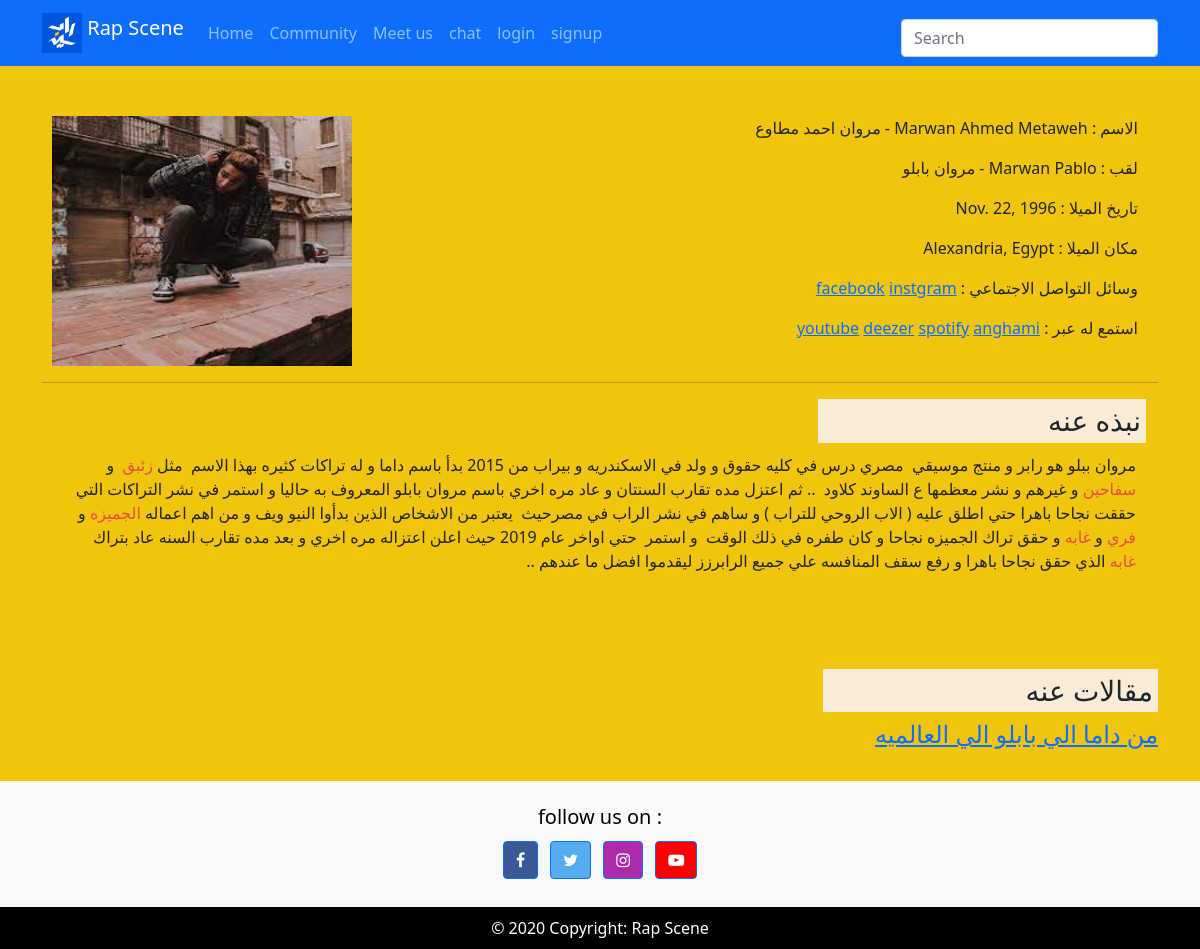
The app's page /rapper/1 with its own data.
### rapper/models.py (models this page shows, shortened)
class rapper(models.Model):
    name = models.CharField(max_length=50)
    nickname = models.CharField(max_length=50)
    img = models.ImageField()
    date_of_born = models.DateField()
    place_of_born = models.CharField(max_length=100)
    about_him = RichTextField()
    facebook = models.URLField( max_length=200 , blank=True)
    instgram = models.URLField( max_length=200 , blank=True)
    twitter = models.URLField( max_length=200 , blank=True)
    youtube = models.URLField( max_length=200 , blank=True)
    anghami = models.URLField( max_length=200 , blank=True)
    spotify = models.URLField( max_length=200 , blank=True)
    deezer = models.URLField( max_length=200 , blank=True)
    class Meta:
        verbose_name : "rapper"
        verbose_name_plural : "rappers"
    def __str__(self):
        return f"{self.name} || {self.nickname}"

class article(models.Model):
    title = models.CharField(max_length=50,null=True)
    img = models.ImageField(null=True)
    rapper =  models.ForeignKey(rapper, verbose_name="article", on_delete=models.CASCADE)
    article_content = RichTextField()
    created_dt = models.DateTimeField(auto_now_add=True,null=True)
    class Meta:
        verbose_name : "article"
        verbose_name_plural :"articles"

### rapper/views.py (the view)
# urls.py: path("rapper/<pk>", views.v_rapper_CLASSBASED.as_view(), name="v_rapper"),
class v_rapper_CLASSBASED(DetailView):
    model = rapper
    template_name = "v_rapper.html"
    context_object_name = 'result'
    def get_context_data(self, **kwargs):
        context = super(v_rapper_CLASSBASED,self).get_context_data(**kwargs)
        context['result_articals'] = article.objects.filter(rapper=self.kwargs["pk"])
        return context

### rapper/templates/v_rapper.html (shortened to what this page needs)
{% extends "main.html"%}
{% load static %}
{% block body%}
<div class="container" dir="rtl" style="margin-top: 40px;">
    <img src="/media/{{result.img}}" style="float:left;margin:10px;width:300px;height:250px">
    <div style="margin: 10px;padding:10px;" class="container" >
        <p> الاسم : {{result.name}}</p>
        <p> لقب : {{result.nickname}}</p>
        <p> تاريخ الميلا : {{result.date_of_born}}</p>
        <p> مكان الميلا :  {{result.place_of_born}}</p>
        <p>
            وسائل التواصل الاجتماعي :
        {% if result.facebook %}
            <a href="{{result.facebook}}">facebook</a>
        {% endif %}
        {% if result.instgram %}
            <a href="{{result.instgram}}">instgram</a>
        {% endif %}
        </p>
        <p>
            استمع له عبر :
        {% if result.youtube  %}
        <a href="{{result.youtube}}">youtube</a>
        {% endif %}
        {% if result.deezer  %}
        <a href="{{result.deezer}}">deezer</a>
        {% endif %}
        {% if result.spotify  %}
        <a href="{{result.spotify}}">spotify</a>
        {% endif %}
        {% if result.anghami  %}
        <a href="{{result.anghami}}">anghami</a>
        {% endif %}
        </p>
    </div>
    <hr>
    <div class="container">
        <p style="background-color: antiquewhite;width:30%; padding:5px;" class="h3">نبذه عنه</p>
        <div style="margin: 10px;">
            {{result.about_him|safe}}
        </div>
    </div>
    {% if result_articals %}
        <p style="background-color: antiquewhite;width:30%; padding:5px;" class="h3">مقالات عنه</p>
        {% for i in result_articals %}
            <a href="{% url 'rapper:v_article' i.pk %}" class="h4" >{{i.title}}</a>
            <br>
        {% endfor %}
    {% endif %}
</div>
{% endblock%}

### static/css/main.css (style rules this page uses)
body { background-color: #f1c50e; position: relative; }

### records on screen
rapper: img (picture), name "Marwan Ahmed Metaweh - مروان احمد مطاوع", nickname "Marwan Pablo - مروان بابلو", date_of_born "Nov. 22, 1996", place_of_born "Alexandria, Egypt", about_him "مروان ببلو هو رابر و منتج موسيقي مصري درس في كليه حقوق و ولد في الاسكندريه و بيراب من 2015 بدأ باسم داما و له تراكات كثيره بهذا الاسم مثل زئبق و سفاحين و غيرهم و نشر معظمها ع الساوند كلاود .. ثم اعتزل مده تقارب السنتان و عاد مره اخري باسم مروان بابلو المعروف به حاليا و استمر في نشر التراكات التي حققت نجاحا باهرا حتي اطلق عليه ( الاب الروحي للتراب ) و ساهم في نشر الراب في مصرحيث يعتبر من الاشخاص الذين بدأوا النيو ويف و من اهم اعماله الجميزه و فري و غابه و حقق تراك الجميزه نجاحا و كان طفره في ذلك الوقت و استمر حتي اواخر عام 2019 حيث اعلن اعتزاله مره اخري و بعد مده تقارب السنه عاد بتراك غابه الذي حقق نجاحا باهرا و رفع سقف المنافسه علي جميع الرابرزز ليقدموا افضل ما عندهم .."
article: title "من داما الي بابلو الي العالميه"
